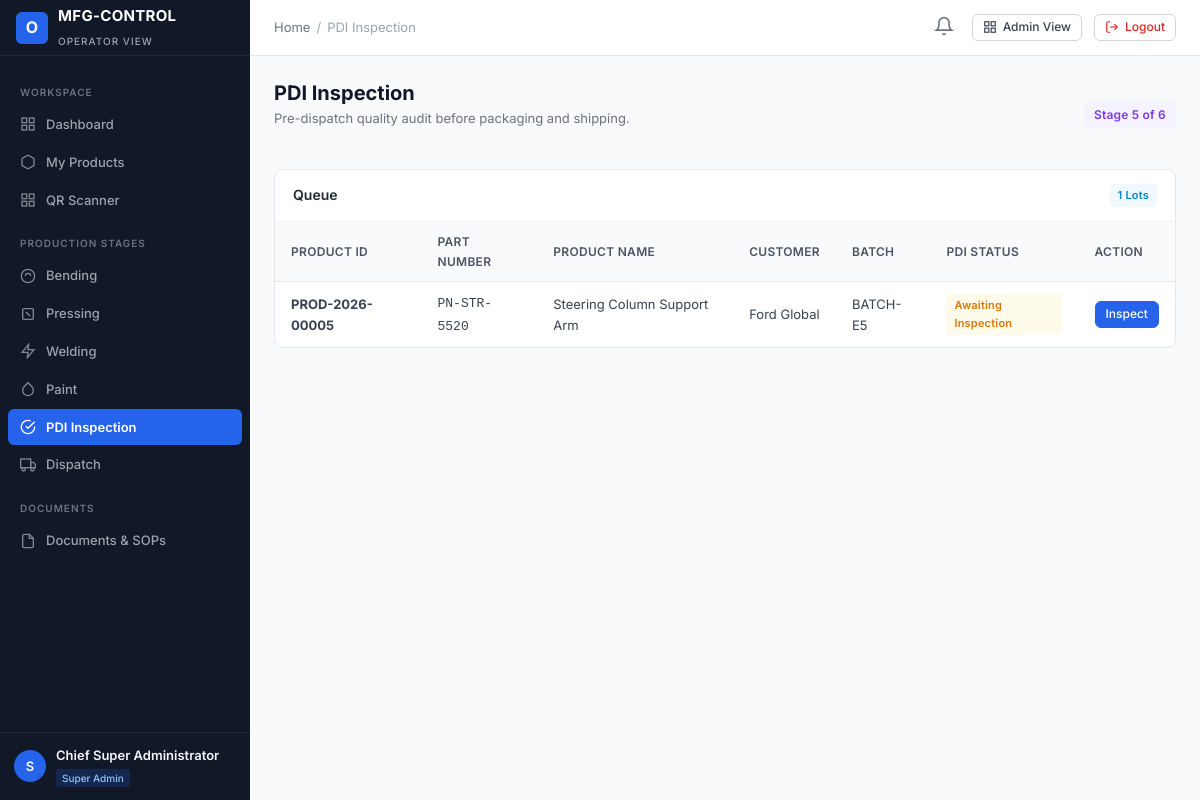
Page /user-panel/pdi/ (signed in) on the committed database.
### apps/accounts/models.py (models this page shows, shortened)
class User(AbstractUser):
    email = models.EmailField(_('email address'), unique=True, db_index=True)
    full_name = models.CharField(_('full name'), max_length=150, blank=True)
    employee_id = models.CharField(_('employee ID'), max_length=50, unique=True, db_index=True)
    phone = models.CharField(_('phone number'), max_length=25, blank=True)
    role = models.CharField(_('role'), max_length=50, choices=UserRole.choices, default=UserRole.USER, db_index=True)
    status = models.CharField(_('status'), max_length=20, choices=UserStatus.choices, default=UserStatus.ACTIVE, db_index=True)
    department = models.CharField(_('department'), max_length=100, blank=True)
    designation = models.CharField(_('designation'), max_length=100, blank=True)
    profile_image = models.ImageField(upload_to='profiles/', blank=True, null=True)
    assigned_admin = models.ForeignKey(
        'self',
        on_delete=models.SET_NULL,
        null=True,
        blank=True,
        related_name='assigned_users',
        help_text=_('Admin managing this user')
    )
    production_stage = models.CharField(
        _('production stage'),
        max_length=50,
        blank=True,
        help_text=_('Current assigned primary production stage, e.g. BENDING, PRESSING')
    )
    production_line = models.CharField(_('production line'), max_length=50, blank=True)
    shift = models.CharField(_('shift'), max_length=50, blank=True)
    notes = models.TextField(_('notes'), blank=True)
    created_at = models.DateTimeField(auto_now_add=True)
    updated_at = models.DateTimeField(auto_now=True)
    objects = CustomUserManager()
    USERNAME_FIELD = 'email'
    REQUIRED_FIELDS = ['username', 'employee_id']
    class Meta:
        verbose_name = _('User')
        verbose_name_plural = _('Users')
        ordering = ['-created_at']
    @property
    def is_super_admin(self):
        return self.role == UserRole.SUPER_ADMIN or self.is_superuser
    @property
    def is_admin_user(self):
        return self.role in [UserRole.SUPER_ADMIN, UserRole.ADMIN]
    @property
    def is_operator(self):
        return not self.is_admin_user

### apps/products/models.py (models this page shows, shortened)
class Product(models.Model):
    product_id = models.CharField(max_length=50, unique=True, db_index=True)
    product_name = models.CharField(max_length=200)
    part_number = models.CharField(max_length=100, db_index=True)
    customer = models.CharField(max_length=150)
    model = models.CharField(max_length=100, blank=True)
    batch_number = models.CharField(max_length=100, blank=True)
    production_date = models.DateField(default=timezone.now)
    assigned_admin = models.ForeignKey(
        settings.AUTH_USER_MODEL,
        on_delete=models.SET_NULL,
        null=True,
        blank=True,
        related_name='administered_products'
    )
    assigned_user = models.ForeignKey(
        settings.AUTH_USER_MODEL,
        on_delete=models.SET_NULL,
        null=True,
        blank=True,
        related_name='assigned_products'
    )
    current_stage = models.CharField(
        max_length=50,
        choices=StageChoices.choices,
        default=StageChoices.BENDING,
        db_index=True
    )
    status = models.CharField(
        max_length=50,
        choices=ProductStatus.choices,
        default=ProductStatus.PENDING,
        db_index=True
    )
    priority = models.CharField(
        max_length=20,
        choices=PriorityChoices.choices,
        default=PriorityChoices.MEDIUM
    )
    qr_code_image = models.ImageField(upload_to='qr_codes/', blank=True, null=True)
    qr_data = models.TextField(blank=True)
    created_at = models.DateTimeField(auto_now_add=True)
    updated_at = models.DateTimeField(auto_now=True)
    class Meta:
        ordering = ['-created_at']
        indexes = [
            models.Index(fields=['current_stage', 'status']),
            models.Index(fields=['customer', 'batch_number']),
        ]

### user_panel/views.py (the view)
# urls.py: path('pdi/', views.pdi_view, name='user_pdi'),
@login_required
@permission_required_custom('pdi', 'view')
def pdi_view(request):
    products = Product.objects.filter(current_stage=StageChoices.PDI).order_by('-created_at')
    return render(request, 'user_panel/pdi.html', {'products': products})

### apps/notifications/context_processors.py (called while the page is built)
def notifications_processor(request):
    if not request.user.is_authenticated:
        return {'unread_notifications_count': 0, 'recent_notifications': []}
    unread_count = Notification.objects.filter(recipient=request.user, is_read=False).count()
    recent = Notification.objects.filter(recipient=request.user)[:5]
    return {
        'unread_notifications_count': unread_count,
        'recent_notifications': recent,
    }

### apps/permissions/context_processors.py (called while the page is built, shortened)
def permissions_processor(request):
    modules = get_user_modules(request.user)
    def can_access_fn(module, action='view'):
        return has_permission(request.user, module, action)
    return {
        'user_modules': modules,
        'user_is_super_admin': request.user.is_super_admin,
        'user_is_admin': request.user.is_admin_user,
        'user_is_operator': request.user.is_operator,
        'can_access': can_access_fn,
    }

### apps/permissions/services.py (called while the page is built, shortened)
def has_permission(user, module, action='view'):
    if not user or not user.is_authenticated:
        return False
    if user.status != 'ACTIVE':
        return False
    if user.is_super_admin:
        return True

def get_user_modules(user):
    if not user or not user.is_authenticated:
        return {}
    all_modules = [m[0] for m in MODULE_CHOICES]
    if user.is_super_admin:
        return {m: ['view', 'create', 'edit', 'delete', 'approve', 'export'] for m in all_modules}

### user_panel/templates/user_panel/pdi.html (shortened to what this page needs)
{% extends "user_panel/base_user.html" %}
{% block breadcrumb_active %}PDI Inspection{% endblock %}
{% block content %}
<div style="display: flex; justify-content: space-between; align-items: center; margin-bottom: 20px;">
    <div>
        <h1 class="page-title">PDI Inspection</h1>
        <p class="page-subtitle">Pre-dispatch quality audit before packaging and shipping.</p>
    </div>
    <span class="badge badge-pdi" style="font-size: 12px; padding: 4px 10px;">Stage 5 of 6</span>
</div>
<div class="card">
    <div class="card-header">
        <h3 class="card-title">Queue</h3>
        <span class="badge badge-info">{{ products.count }} Lots</span>
    </div>
    <div class="table-responsive">
        <table class="table-custom">
            <thead>
                <tr>
                    <th>Product ID</th>
                    <th>Part Number</th>
                    <th>Product Name</th>
                    <th>Customer</th>
                    <th>Batch</th>
                    <th>PDI Status</th>
                    <th>Action</th>
                </tr>
            </thead>
            <tbody>
                {% for p in products %}
                <tr>
                    <td><strong>{{ p.product_id }}</strong></td>
                    <td><code>{{ p.part_number }}</code></td>
                    <td>{{ p.product_name }}</td>
                    <td>{{ p.customer }}</td>
                    <td>{{ p.batch_number|default:"-" }}</td>
                    <td>
                        {% if p.pdi_record.is_approved %}
                        <span class="badge badge-success">Approved</span>
                        {% else %}
                        <span class="badge badge-warning">Awaiting Inspection</span>
                        {% endif %}
                    </td>
                    <td>
                        <a href="/user-panel/pdi/{{ p.product_id }}/" class="btn btn-primary btn-sm">
                            Inspect
                        </a>
                    </td>
                </tr>
                {% empty %}
                <tr><td colspan="7" style="text-align: center; color: #059669; padding: 24px;">No products in queue for PDI inspection.</td></tr>
                {% endfor %}
            </tbody>
        </table>
    </div>
</div>
{% endblock %}

### user_panel/templates/user_panel/base_user.html
{% extends "base.html" %}
{% block sidebar %}
<aside class="app-sidebar">
    <div class="sidebar-header">
        <div class="brand-icon">O</div>
        <div class="brand-title">
            <span>MFG-CONTROL</span>
            <span class="brand-subtitle">Operator View</span>
        </div>
    </div>
    <div class="sidebar-scroll">
        <div class="sidebar-section-title">Workspace</div>
        <a href="/user-panel/dashboard/" class="nav-link {% if request.path == '/user-panel/dashboard/' or request.path == '/user-panel/' %}active{% endif %}">
            <svg viewBox="0 0 24 24" fill="none" stroke="currentColor" stroke-width="2"><rect x="3" y="3" width="7" height="7"></rect><rect x="14" y="3" width="7" height="7"></rect><rect x="14" y="14" width="7" height="7"></rect><rect x="3" y="14" width="7" height="7"></rect></svg>
            Dashboard
        </a>
        <a href="/user-panel/my-products/" class="nav-link {% if '/user-panel/my-products/' in request.path %}active{% endif %}">
            <svg viewBox="0 0 24 24" fill="none" stroke="currentColor" stroke-width="2"><path d="M21 16V8a2 2 0 0 0-1-1.73l-7-4a2 2 0 0 0-2 0l-7 4A2 2 0 0 0 3 8v8a2 2 0 0 0 1 1.73l7 4a2 2 0 0 0 2 0l7-4A2 2 0 0 0 21 16z"></path></svg>
            My Products
        </a>
        <a href="/user-panel/scanner/" class="nav-link {% if '/user-panel/scanner/' in request.path %}active{% endif %}">
            <svg viewBox="0 0 24 24" fill="none" stroke="currentColor" stroke-width="2"><rect x="3" y="3" width="7" height="7"></rect><rect x="14" y="3" width="7" height="7"></rect><rect x="14" y="14" width="7" height="7"></rect><rect x="3" y="14" width="7" height="7"></rect></svg>
            QR Scanner
        </a>
        <div class="sidebar-section-title">Production Stages</div>
        {% if user_is_super_admin or user_is_admin or 'bending' in user_modules or user.production_stage == 'BENDING' %}
        <a href="/user-panel/bending/" class="nav-link {% if '/user-panel/bending/' in request.path %}active{% endif %}">
            <svg viewBox="0 0 24 24" fill="none" stroke="currentColor" stroke-width="2"><circle cx="12" cy="12" r="10"></circle><path d="M8 12a4 4 0 0 1 8 0"></path></svg>
            Bending
        </a>
        {% endif %}
        {% if user_is_super_admin or user_is_admin or 'pressing' in user_modules or user.production_stage == 'PRESSING' %}
        <a href="/user-panel/pressing/" class="nav-link {% if '/user-panel/pressing/' in request.path %}active{% endif %}">
            <svg viewBox="0 0 24 24" fill="none" stroke="currentColor" stroke-width="2"><rect x="4" y="4" width="16" height="16" rx="2"></rect><line x1="9" y1="9" x2="15" y2="15"></line></svg>
            Pressing
        </a>
        {% endif %}
        {% if user_is_super_admin or user_is_admin or 'welding' in user_modules or user.production_stage == 'WELDING' %}
        <a href="/user-panel/welding/" class="nav-link {% if '/user-panel/welding/' in request.path %}active{% endif %}">
            <svg viewBox="0 0 24 24" fill="none" stroke="currentColor" stroke-width="2"><polygon points="13 2 3 14 12 14 11 22 21 10 12 10 13 2"></polygon></svg>
            Welding
        </a>
        {% endif %}
        {% if user_is_super_admin or user_is_admin or 'paint' in user_modules or user.production_stage == 'PAINT' %}
        <a href="/user-panel/paint/" class="nav-link {% if '/user-panel/paint/' in request.path %}active{% endif %}">
            <svg viewBox="0 0 24 24" fill="none" stroke="currentColor" stroke-width="2"><path d="M12 2.69l5.66 5.66a8 8 0 1 1-11.31 0z"></path></svg>
            Paint
        </a>
        {% endif %}
        {% if user_is_super_admin or user_is_admin or 'pdi' in user_modules or user.production_stage == 'PDI' %}
        <a href="/user-panel/pdi/" class="nav-link {% if '/user-panel/pdi/' in request.path %}active{% endif %}">
            <svg viewBox="0 0 24 24" fill="none" stroke="currentColor" stroke-width="2"><path d="M22 11.08V12a10 10 0 1 1-5.93-9.14"></path><polyline points="22 4 12 14.01 9 11.01"></polyline></svg>
            PDI Inspection
        </a>
        {% endif %}
        {% if user_is_super_admin or user_is_admin or 'dispatch' in user_modules or user.production_stage == 'DISPATCH' %}
        <a href="/user-panel/dispatch/" class="nav-link {% if '/user-panel/dispatch/' in request.path %}active{% endif %}">
            <svg viewBox="0 0 24 24" fill="none" stroke="currentColor" stroke-width="2"><rect x="1" y="3" width="15" height="13"></rect><polygon points="16 8 20 8 23 11 23 16 16 16 16 8"></polygon><circle cx="5.5" cy="18.5" r="2.5"></circle><circle cx="18.5" cy="18.5" r="2.5"></circle></svg>
            Dispatch
        </a>
        {% endif %}
        <div class="sidebar-section-title">Documents</div>
        <a href="/user-panel/documents/" class="nav-link {% if '/user-panel/documents/' in request.path %}active{% endif %}">
            <svg viewBox="0 0 24 24" fill="none" stroke="currentColor" stroke-width="2"><path d="M14 2H6a2 2 0 0 0-2 2v16a2 2 0 0 0 2 2h12a2 2 0 0 0 2-2V8z"></path><polyline points="14 2 14 8 20 8"></polyline></svg>
            Documents & SOPs
        </a>
    </div>
    <div class="sidebar-user">
        <div class="user-avatar">{{ user.username|slice:":1"|upper }}</div>
        <div class="user-info">
            <div class="user-name">{{ user.full_name|default:user.username }}</div>
            <span class="user-role-badge">{{ user.get_role_display }}</span>
        </div>
    </div>
</aside>
{% endblock %}

### rows in the picture
User: username "S", full_name "Chief Super Administrator", role "Super Admin"
Product: product_id "PROD-2026-00005", part_number "PN-STR-5520", product_name "Steering Column Support Arm", customer "Ford Global", batch_number "BATCH-E5", shows "Awaiting Inspection"

### other values in the picture
{{ products.count }} "1"
